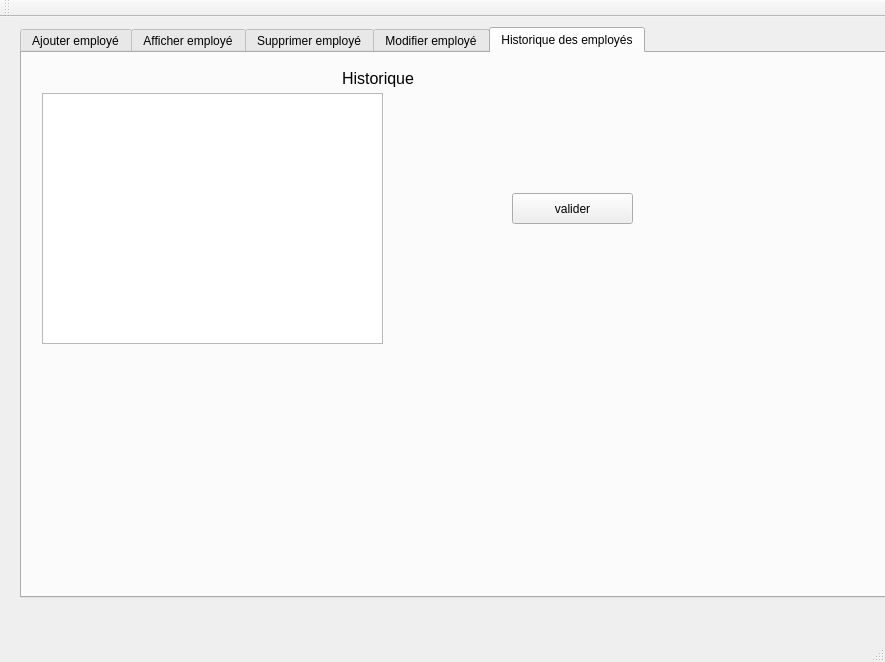
<?xml version="1.0" encoding="UTF-8"?>
<ui version="4.0">
 <class>MainWindow</class>
 <widget class="QMainWindow" name="MainWindow">
  <property name="geometry">
   <rect>
    <x>0</x>
    <y>0</y>
    <width>885</width>
    <height>662</height>
   </rect>
  </property>
  <property name="windowTitle">
   <string>Gestion des Clients</string>
  </property>
  <widget class="QWidget" name="centralWidget">
   <property name="styleSheet">
    <string notr="true"/>
   </property>
   <widget class="QTabWidget" name="tabWidget">
    <property name="geometry">
     <rect>
      <x>20</x>
      <y>10</y>
      <width>871</width>
      <height>571</height>
     </rect>
    </property>
    <property name="styleSheet">
     <string notr="true">background-image: url(:/img/interfaace.jpg);
font: 87 8pt &quot;Segoe UI Black&quot;;
</string>
    </property>
    <property name="currentIndex">
     <number>4</number>
    </property>
    <widget class="QWidget" name="tab_3">
     <attribute name="title">
      <string>Ajouter employé</string>
     </attribute>
     <widget class="QGroupBox" name="groupBox">
      <property name="geometry">
       <rect>
        <x>0</x>
        <y>0</y>
        <width>771</width>
        <height>351</height>
       </rect>
      </property>
      <property name="styleSheet">
       <string notr="true">font: 81 14pt &quot;Rockwell Extra Bold&quot;;
background-color: rgb(170, 170, 127);</string>
      </property>
      <property name="title">
       <string>Ajout</string>
      </property>
      <widget class="QLabel" name="label">
       <property name="geometry">
        <rect>
         <x>10</x>
         <y>40</y>
         <width>141</width>
         <height>31</height>
        </rect>
       </property>
       <property name="styleSheet">
        <string notr="true">font: 16pt &quot;MV Boli&quot;;</string>
       </property>
       <property name="text">
        <string>Identifiant:</string>
       </property>
      </widget>
      <widget class="QLabel" name="label_2">
       <property name="geometry">
        <rect>
         <x>10</x>
         <y>90</y>
         <width>81</width>
         <height>31</height>
        </rect>
       </property>
       <property name="styleSheet">
        <string notr="true">font: 16pt &quot;MV Boli&quot;;</string>
       </property>
       <property name="text">
        <string>Nom:</string>
       </property>
      </widget>
      <widget class="QLabel" name="label_3">
       <property name="geometry">
        <rect>
         <x>10</x>
         <y>150</y>
         <width>131</width>
         <height>31</height>
        </rect>
       </property>
       <property name="styleSheet">
        <string notr="true">font: 16pt &quot;MV Boli&quot;;</string>
       </property>
       <property name="text">
        <string>Prénom:</string>
       </property>
      </widget>
      <widget class="QLineEdit" name="le_id">
       <property name="geometry">
        <rect>
         <x>250</x>
         <y>40</y>
         <width>131</width>
         <height>31</height>
        </rect>
       </property>
      </widget>
      <widget class="QLineEdit" name="le_nom">
       <property name="geometry">
        <rect>
         <x>250</x>
         <y>90</y>
         <width>131</width>
         <height>31</height>
        </rect>
       </property>
      </widget>
      <widget class="QLineEdit" name="le_prenom">
       <property name="geometry">
        <rect>
         <x>250</x>
         <y>150</y>
         <width>131</width>
         <height>31</height>
        </rect>
       </property>
      </widget>
      <widget class="QPushButton" name="pb_ajouter">
       <property name="geometry">
        <rect>
         <x>450</x>
         <y>30</y>
         <width>141</width>
         <height>28</height>
        </rect>
       </property>
       <property name="text">
        <string>Ajouter</string>
       </property>
      </widget>
      <widget class="QPushButton" name="pb_pdf">
       <property name="geometry">
        <rect>
         <x>450</x>
         <y>80</y>
         <width>141</width>
         <height>28</height>
        </rect>
       </property>
       <property name="text">
        <string>PDF</string>
       </property>
      </widget>
      <widget class="QLabel" name="label_4">
       <property name="geometry">
        <rect>
         <x>10</x>
         <y>210</y>
         <width>151</width>
         <height>31</height>
        </rect>
       </property>
       <property name="styleSheet">
        <string notr="true">font: 16pt &quot;MV Boli&quot;;</string>
       </property>
       <property name="text">
        <string>Adressemail:</string>
       </property>
      </widget>
      <widget class="QLabel" name="label_5">
       <property name="geometry">
        <rect>
         <x>10</x>
         <y>270</y>
         <width>211</width>
         <height>21</height>
        </rect>
       </property>
       <property name="styleSheet">
        <string notr="true">font: 16pt &quot;MV Boli&quot;;</string>
       </property>
       <property name="text">
        <string>Date embauche:</string>
       </property>
      </widget>
      <widget class="QLineEdit" name="le_adressemail">
       <property name="geometry">
        <rect>
         <x>250</x>
         <y>210</y>
         <width>131</width>
         <height>31</height>
        </rect>
       </property>
      </widget>
      <widget class="QLineEdit" name="le_dateembau">
       <property name="geometry">
        <rect>
         <x>250</x>
         <y>261</y>
         <width>131</width>
         <height>31</height>
        </rect>
       </property>
      </widget>
      <widget class="QLabel" name="label_10">
       <property name="geometry">
        <rect>
         <x>20</x>
         <y>310</y>
         <width>81</width>
         <height>31</height>
        </rect>
       </property>
       <property name="styleSheet">
        <string notr="true">
font: 16pt &quot;MV Boli&quot;;
</string>
       </property>
       <property name="text">
        <string>Sexe:</string>
       </property>
      </widget>
      <widget class="QLineEdit" name="le_sexe">
       <property name="geometry">
        <rect>
         <x>252</x>
         <y>311</y>
         <width>131</width>
         <height>31</height>
        </rect>
       </property>
      </widget>
     </widget>
     <widget class="QLabel" name="label_15">
      <property name="geometry">
       <rect>
        <x>5</x>
        <y>-10</y>
        <width>731</width>
        <height>291</height>
       </rect>
      </property>
      <property name="text">
       <string/>
      </property>
     </widget>
     <zorder>label_15</zorder>
     <zorder>groupBox</zorder>
    </widget>
    <widget class="QWidget" name="tab">
     <attribute name="title">
      <string>Afficher employé</string>
     </attribute>
     <widget class="QTableView" name="tab_employe">
      <property name="geometry">
       <rect>
        <x>20</x>
        <y>20</y>
        <width>311</width>
        <height>331</height>
       </rect>
      </property>
     </widget>
     <widget class="QTableView" name="tab_tri">
      <property name="geometry">
       <rect>
        <x>350</x>
        <y>21</y>
        <width>256</width>
        <height>321</height>
       </rect>
      </property>
     </widget>
     <widget class="QPushButton" name="pushButton_4">
      <property name="geometry">
       <rect>
        <x>630</x>
        <y>130</y>
        <width>93</width>
        <height>28</height>
       </rect>
      </property>
      <property name="styleSheet">
       <string notr="true">font: 87 10pt &quot;Segoe UI Black&quot;;</string>
      </property>
      <property name="text">
       <string>Tri nom</string>
      </property>
     </widget>
     <widget class="QPushButton" name="pushButton_5">
      <property name="geometry">
       <rect>
        <x>630</x>
        <y>200</y>
        <width>93</width>
        <height>28</height>
       </rect>
      </property>
      <property name="font">
       <font>
        <family>Segoe UI Black</family>
        <pointsize>8</pointsize>
        <weight>10</weight>
        <italic>false</italic>
        <bold>false</bold>
       </font>
      </property>
      <property name="text">
       <string>Tri prénom</string>
      </property>
     </widget>
     <widget class="QPushButton" name="pb_recherche_2">
      <property name="geometry">
       <rect>
        <x>742</x>
        <y>310</y>
        <width>111</width>
        <height>28</height>
       </rect>
      </property>
      <property name="font">
       <font>
        <family>Segoe UI Black</family>
        <pointsize>10</pointsize>
        <weight>10</weight>
        <italic>false</italic>
        <bold>false</bold>
       </font>
      </property>
      <property name="styleSheet">
       <string notr="true">font: 87 10pt &quot;Segoe UI Black&quot;;</string>
      </property>
      <property name="text">
       <string>rechercher</string>
      </property>
     </widget>
     <widget class="QPushButton" name="pushButton_3">
      <property name="geometry">
       <rect>
        <x>630</x>
        <y>60</y>
        <width>93</width>
        <height>28</height>
       </rect>
      </property>
      <property name="styleSheet">
       <string notr="true">font: 87 10pt &quot;Segoe UI Black&quot;;</string>
      </property>
      <property name="text">
       <string>Tri id</string>
      </property>
     </widget>
     <widget class="QLineEdit" name="lineEdit_ch">
      <property name="geometry">
       <rect>
        <x>630</x>
        <y>310</y>
        <width>101</width>
        <height>31</height>
       </rect>
      </property>
     </widget>
     <widget class="QPushButton" name="pbstat">
      <property name="geometry">
       <rect>
        <x>630</x>
        <y>260</y>
        <width>93</width>
        <height>28</height>
       </rect>
      </property>
      <property name="font">
       <font>
        <family>Segoe UI Black</family>
        <pointsize>8</pointsize>
        <weight>10</weight>
        <italic>false</italic>
        <bold>false</bold>
       </font>
      </property>
      <property name="text">
       <string>Statistiques</string>
      </property>
     </widget>
    </widget>
    <widget class="QWidget" name="tab_2">
     <attribute name="title">
      <string>Supprimer employé</string>
     </attribute>
     <widget class="QLabel" name="label_6">
      <property name="geometry">
       <rect>
        <x>20</x>
        <y>60</y>
        <width>161</width>
        <height>51</height>
       </rect>
      </property>
      <property name="styleSheet">
       <string notr="true">font: 16pt &quot;MV Boli&quot;;</string>
      </property>
      <property name="text">
       <string>identifiant:</string>
      </property>
     </widget>
     <widget class="QLineEdit" name="le_id_supp">
      <property name="geometry">
       <rect>
        <x>212</x>
        <y>70</y>
        <width>161</width>
        <height>31</height>
       </rect>
      </property>
     </widget>
     <widget class="QPushButton" name="pb_supp">
      <property name="geometry">
       <rect>
        <x>510</x>
        <y>60</y>
        <width>151</width>
        <height>51</height>
       </rect>
      </property>
      <property name="styleSheet">
       <string notr="true">font: 81 10pt &quot;Rockwell Extra Bold&quot;;</string>
      </property>
      <property name="text">
       <string>supprimer</string>
      </property>
     </widget>
    </widget>
    <widget class="QWidget" name="modifierunemploye">
     <attribute name="title">
      <string>Modifier employé</string>
     </attribute>
     <widget class="QGroupBox" name="groupBox_2">
      <property name="geometry">
       <rect>
        <x>20</x>
        <y>10</y>
        <width>701</width>
        <height>331</height>
       </rect>
      </property>
      <property name="styleSheet">
       <string notr="true">font: 81 10pt &quot;Rockwell Extra Bold&quot;;</string>
      </property>
      <property name="title">
       <string>Modification</string>
      </property>
      <widget class="QLabel" name="label_7">
       <property name="geometry">
        <rect>
         <x>20</x>
         <y>90</y>
         <width>161</width>
         <height>21</height>
        </rect>
       </property>
       <property name="styleSheet">
        <string notr="true">font: 16pt &quot;MV Boli&quot;;</string>
       </property>
       <property name="text">
        <string>identifiant:</string>
       </property>
      </widget>
      <widget class="QLabel" name="label_8">
       <property name="geometry">
        <rect>
         <x>20</x>
         <y>150</y>
         <width>121</width>
         <height>20</height>
        </rect>
       </property>
       <property name="styleSheet">
        <string notr="true">font: 16pt &quot;MV Boli&quot;;</string>
       </property>
       <property name="text">
        <string>Nom:</string>
       </property>
      </widget>
      <widget class="QLabel" name="label_9">
       <property name="geometry">
        <rect>
         <x>25</x>
         <y>220</y>
         <width>111</width>
         <height>20</height>
        </rect>
       </property>
       <property name="styleSheet">
        <string notr="true">font: 16pt &quot;MV Boli&quot;;</string>
       </property>
       <property name="text">
        <string>Prénom:</string>
       </property>
      </widget>
      <widget class="QLineEdit" name="lineEdit1">
       <property name="geometry">
        <rect>
         <x>212</x>
         <y>90</y>
         <width>131</width>
         <height>31</height>
        </rect>
       </property>
      </widget>
      <widget class="QLineEdit" name="lineEdit_2">
       <property name="geometry">
        <rect>
         <x>212</x>
         <y>150</y>
         <width>131</width>
         <height>31</height>
        </rect>
       </property>
      </widget>
      <widget class="QLineEdit" name="lineEdit_3">
       <property name="geometry">
        <rect>
         <x>212</x>
         <y>211</y>
         <width>131</width>
         <height>41</height>
        </rect>
       </property>
      </widget>
      <widget class="QPushButton" name="pb_modif">
       <property name="geometry">
        <rect>
         <x>490</x>
         <y>157</y>
         <width>93</width>
         <height>41</height>
        </rect>
       </property>
       <property name="text">
        <string>valider</string>
       </property>
      </widget>
     </widget>
    </widget>
    <widget class="QWidget" name="historique">
     <attribute name="title">
      <string>Historique des employés</string>
     </attribute>
     <widget class="QTextBrowser" name="textBrowser">
      <property name="geometry">
       <rect>
        <x>20</x>
        <y>40</y>
        <width>341</width>
        <height>251</height>
       </rect>
      </property>
     </widget>
     <widget class="QLabel" name="label_13">
      <property name="geometry">
       <rect>
        <x>320</x>
        <y>10</y>
        <width>271</width>
        <height>31</height>
       </rect>
      </property>
      <property name="text">
       <string>&lt;html&gt;&lt;head/&gt;&lt;body&gt;&lt;p&gt;&lt;span style=&quot; font-size:12pt;&quot;&gt;Historique&lt;/span&gt;&lt;/p&gt;&lt;/body&gt;&lt;/html&gt;</string>
      </property>
     </widget>
     <widget class="QPushButton" name="pb_his">
      <property name="geometry">
       <rect>
        <x>490</x>
        <y>140</y>
        <width>121</width>
        <height>31</height>
       </rect>
      </property>
      <property name="styleSheet">
       <string notr="true">font: 81 10pt &quot;Rockwell Extra Bold&quot;;</string>
      </property>
      <property name="text">
       <string>valider</string>
      </property>
     </widget>
     <widget class="QLabel" name="label_14">
      <property name="geometry">
       <rect>
        <x>-10</x>
        <y>-10</y>
        <width>741</width>
        <height>311</height>
       </rect>
      </property>
      <property name="text">
       <string/>
      </property>
     </widget>
     <zorder>label_14</zorder>
     <zorder>textBrowser</zorder>
     <zorder>label_13</zorder>
     <zorder>pb_his</zorder>
    </widget>
   </widget>
  </widget>
  <widget class="QMenuBar" name="menuBar">
   <property name="geometry">
    <rect>
     <x>0</x>
     <y>0</y>
     <width>885</width>
     <height>26</height>
    </rect>
   </property>
  </widget>
  <widget class="QToolBar" name="mainToolBar">
   <attribute name="toolBarArea">
    <enum>TopToolBarArea</enum>
   </attribute>
   <attribute name="toolBarBreak">
    <bool>false</bool>
   </attribute>
  </widget>
  <widget class="QStatusBar" name="statusBar"/>
 </widget>
 <layoutdefault spacing="6" margin="11"/>
 <resources/>
 <connections/>
</ui>
